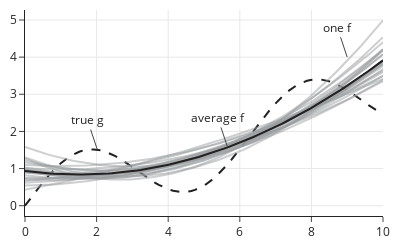

Notebook code cell kept with this figure:
### Markdown cell above
We can show on a plot all 25 fitted models along with the true function, $g$, and the average of the fitted curves $ \bar{f} $. To do this, we use transparency for the 25 fitted models to distinguish overlapping curves:

### Code cell
fig = go.Figure()

fig.add_trace(
    go.Scatter(x=x_full, y=y_true, line_color=charcoal, line_dash="dash")
)

for j in range(25):
    fig.add_trace(
        go.Scatter(x=x_full, y=fits[j], line_color="rgba(153, 157, 160, 0.5)")
    )

fig.add_trace(
    go.Scatter(x=x_full, y=np.mean(fits, axis=0), line_color=charcoal)
)


fig.add_annotation(x=2.02, y=1.51, text="true g")

fig.add_annotation(x=9, y=4.0, text="one f")

fig.add_annotation(x=5.66, y=1.57, text="average f")

fig.update_layout(height=250, width=400, showlegend=False)
fig.show()
